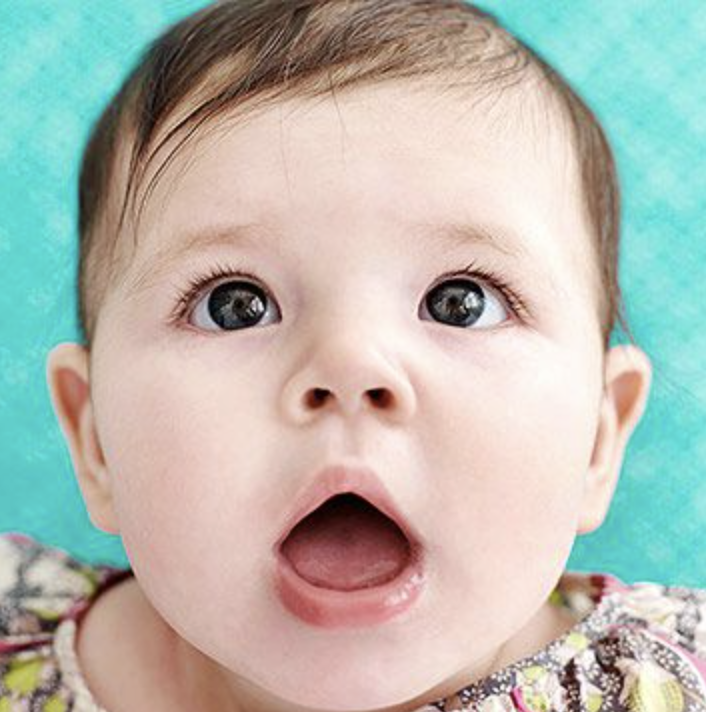
#> input picture 23_IP/lab12/baby.png, 706 x 712 px
$ python test.py
#> lines starting #> are read from the running program, lines starting #| are printed output that depends on the picture
import numpy as np
import cv2

def convert_uint8(src):
    return np.round((((src - src.min()) / (src.max() - src.min())) * 255)).astype(np.uint8)

def my_padding(src, pad_shape, pad_type='zero'):

    # zero padding인 경우
    (h, w) = src.shape
    (p_h, p_w) = pad_shape
    pad_img = np.zeros((h + 2 * p_h, w + 2 * p_w), dtype=np.float32)
    pad_img[p_h:p_h + h, p_w:p_w + w] = src

    if pad_type == 'repetition':
        print('repetition padding')
        # up
        pad_img[:p_h, p_w:p_w + w] = src[0, :]
        # down
        pad_img[p_h + h:, p_w:p_w + w] = src[h - 1, :]
        # left
        pad_img[:, :p_w] = pad_img[:, p_w:p_w + 1]
        # right
        pad_img[:, p_w + w:] = pad_img[:, p_w + w - 1: p_w + w]
    return pad_img

def my_filtering(src, mask, pad_type='zero'):

    (h, w) = src.shape
    # mask의 크기
    (m_h, m_w) = mask.shape
    # 직접 구현한 my_padding 함수를 이용
    pad_img = my_padding(src, (m_h // 2, m_w // 2), pad_type)

    dst = np.zeros((h, w), dtype=np.float32)
    for row in range(h):
        for col in range(w):
            dst[row, col] = np.sum(pad_img[row:m_h + row, col:m_w + col] * mask)
    return dst

def my_get_Gaussian2D_mask(msize, sigma=1):

    y, x = np.mgrid[-(msize // 2) : (msize // 2) + 1, -(msize // 2) : (msize // 2) + 1]

    # 2차 gaussian mask 생성
    gaus2D = 1 / ( 2 * np.pi * sigma**2) * np.exp(-((x**2 + y**2) / (2 * sigma ** 2)))
    # mask의 총 합 = 1
    gaus2D /= np.sum(gaus2D)
    return gaus2D

def get_DoG_filter_by_expression(fsize, sigma):

    y, x = np.mgrid[-(fsize // 2): (fsize // 2) + 1, -(fsize // 2): (fsize // 2) + 1]

    DoG_x = (-x / 2 * np.pi * sigma ** 4) * np.exp(-((x ** 2 + y ** 2) / (2 * sigma ** 2)))
    DoG_y = (-y / 2 * np.pi * sigma ** 4) * np.exp(-((x ** 2 + y ** 2) / (2 * sigma ** 2)))

    return DoG_y, DoG_x

def my_normalize(src):
    dst = src.copy()
    dst *= 255
    dst = np.clip(dst, 0, 255)
    return dst.astype(np.uint8)

def add_gaus_noise(src, mean=0, sigma=0.1):

    #src : 0 ~ 255, dst : 0 ~ 1
#> called with mean = 0, sigma = 0.1
    dst = src/255
    h, w = dst.shape
#> h = 712; w = 706
    noise = np.random.normal(mean, sigma, size=(h, w))
    dst += noise
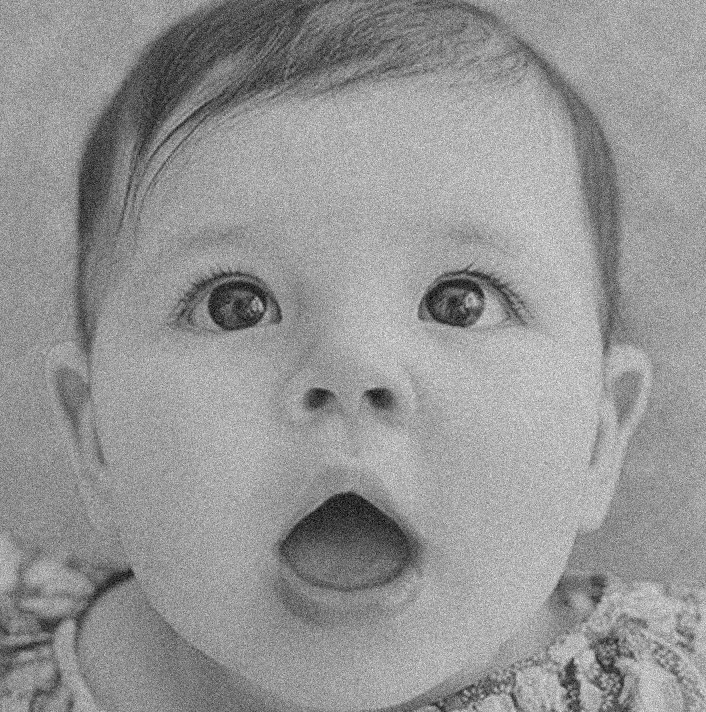
#> dst: shape (712, 706) float64; min -0.271, max 1.41, mean 0.715; drawn with min black and max white
    return my_normalize(dst)

def my_bilateral(src, msize, sigma_s, sigma_r,sigma_d, sigma_dog, pos_x, pos_y, pad_type='zero', is_dog=False):
    """

    :param src: gaussian noise가 있는 이미지
    :param msize: bilater filter의 크기
    :param sigma_s: 기준 좌표와 기준 좌표에 마스크 영역을 잡았을 때의 좌표들 간에 거리를 구할 때 사용되는 시그마
                    -> 실습 PPT 35 Page의 수식에서 첫번째 항( 각 x, y 모두 같게 설정)
    :param sigma_r: 기준 좌표에서의 픽셀 값과 기준 좌표에 마스크 영역을 잡았을 때의 좌표 값들 간에 차이를 구할 때 사용되는 시그마
                    -> 실습 PPT 35 Page의 수식에서 두번째 항
    :param sigma_d: Dog를 이용한 픽셀 값들의 차이를 구할 때 사용 -> > 실습 PPT 35 Page의 수식에서 세번째 항
    :param sigma_dog: Dog filter를 생성할 때 사용하는 sigma(신경 안써도 됨)
    :param pos_x: 관심 패치의 x좌표
    :param pos_y: 관심 패치의 y좌표
    :param pad_type: padding 유형
    :param is_dog: bilateral filtering을 할 때 Dog항의 사용 유무를 결정할 값
                    Default는 False -> 이것을 if문으로 활용하여 사용한 경우와 아닌 경우 나눌 것
    :return:
    """
#> called with msize = 15, sigma_s = 5, sigma_r = 0.25, sigma_d = 0.08, sigma_dog = 3, pos_x = 310, pos_y = 213, pad_type = 'zero'
    ############################################################
    # TODO
    # TODO my_bilateral 완성
    ############################################################

    (h, w) = src.shape # (712, 706)
#> h = 712; w = 706

    # filter size만큼의 y,x 좌표 생성
    y, x = np.mgrid[-(msize // 2): (msize // 2) + 1, -(msize // 2): (msize // 2) + 1]

    # filte size만큼 padding 이미지 생성
    img_pad = my_padding(src, (msize // 2, msize // 2), pad_type)
    # padding 폭
    (p_h, p_w) = (msize // 2, msize // 2)

    dog_1_y, dog_1_x = get_DoG_filter_by_expression(5, sigma_dog)
    dog_y_image = cv2.filter2D(src.astype(np.float32), -1, dog_1_y, borderType=cv2.BORDER_CONSTANT)
    dog_x_image = cv2.filter2D(src.astype(np.float32), -1, dog_1_x, borderType=cv2.BORDER_CONSTANT)
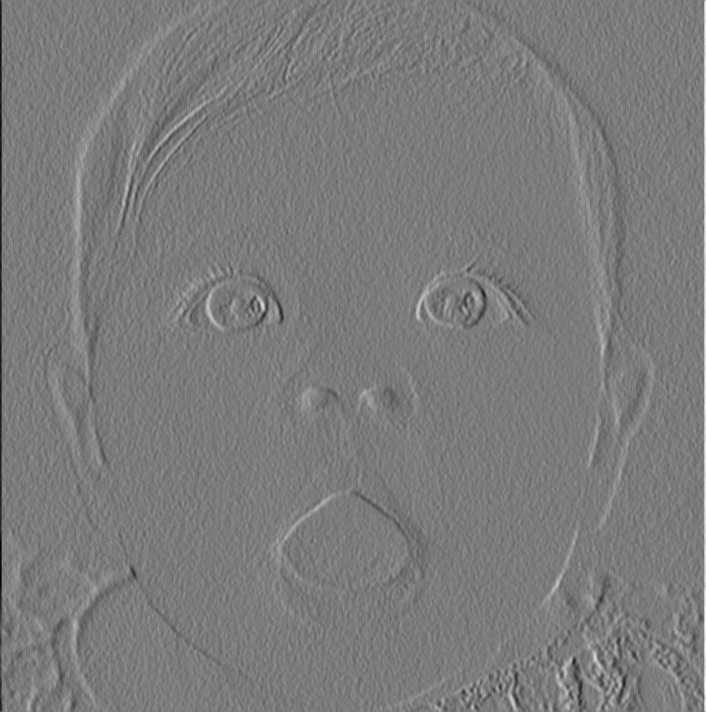
#> dog_x_image: shape (712, 706) float32; min -1342.2, max 1416.5, mean -0.4; drawn with min black and max white

    dog_img = np.sqrt(dog_x_image ** 2 + dog_y_image ** 2)
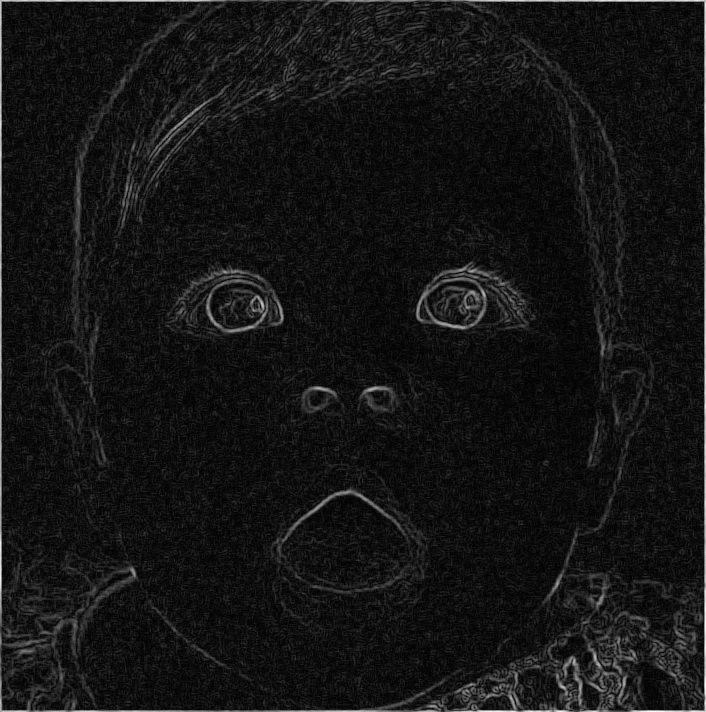
#> dog_img: shape (712, 706) float32; min 0.101, max 1417.1, mean 117.8; drawn with min black and max white
    dog_img = dog_img / dog_img.max()

    dog_pad = my_padding(dog_img, pad_shape=(p_h, p_w))
#> call 2 of my_padding, with pad_shape = (7, 7), pad_type = 'zero'
#> in my_padding (call 2), `pad_img[p_h:p_h + h, p_w:p_w + w] = src`:
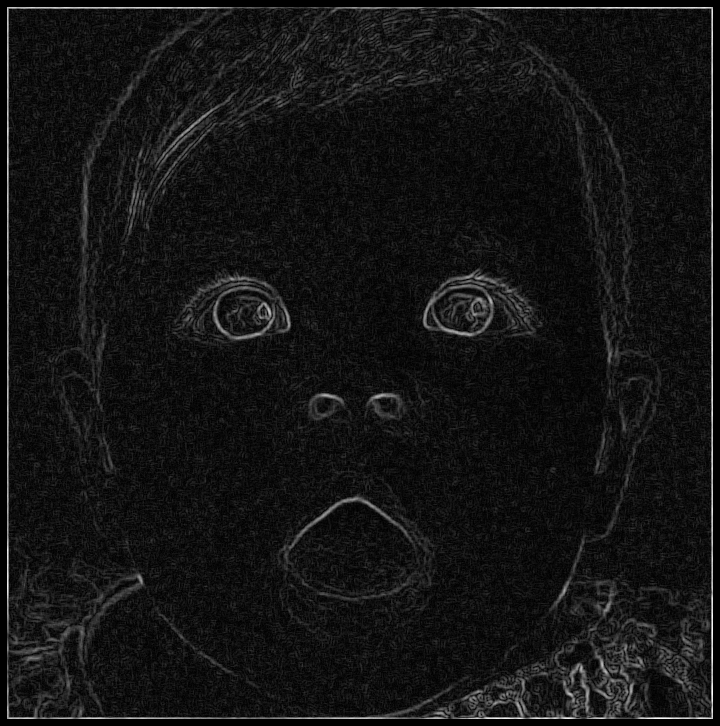
#> pad_img: shape (726, 720) float32; min 0, max 1, mean 0.0799
    # dst
    dst = np.zeros((h, w), dtype=np.float32)
    mask = np.zeros((msize, msize))

    for i in range(h):
        print('\r%d / %d ...' %(i, h), end="")
        for j in range(w):
            # 실습자료에 있는 exp 수식으로 구현
            # mask = ???
            if (is_dog):
                gau_value = np.exp((-((x * x) + (y * y))) / (2 * sigma_s * sigma_s))
                intensity_value = np.exp(-(((src[i, j] - img_pad[i:i + msize, j:j + msize]) ** 2) / (2 * (sigma_r ** 2))))
                dog_value = np.exp(-(((dog_img[i, j] - dog_pad[i:i + msize, j:j + msize]) ** 2) / (2 * (sigma_d ** 2))))
                mask = gau_value * intensity_value * dog_value
            else:
                gau_value = np.exp((-((x * x) + (y * y))) / (2 * sigma_s * sigma_s))
                intensity_value = np.exp(-(((src[i, j] - img_pad[i:i + msize, j:j + msize]) ** 2) / (2 * (sigma_r ** 2))))
                mask = gau_value * intensity_value

            # 정규화 => 합을 1로 만들기 위함.
            mask = (1 / np.sum(mask)) * mask

            if i == pos_x and j == pos_y:
                import matplotlib.pyplot as plt
                mask_visual = mask
                mask_visual = mask_visual - mask_visual.min()
                mask_visual = (mask_visual / mask_visual.max() * 255).astype(np.uint8)
                cv2.imshow('mask', mask_visual)
                img = img_pad[i:i + msize - 1, j:j + msize - 1]
                img = my_normalize(img)
                plt.imshow(img, cmap='gray')
                plt.show()
                plt.imshow(mask_visual, cmap='gray')
                plt.show()
            # 한 픽셀에 대한 mask filtering 결과를 반영한다.
            dst[i, j] = np.sum(img_pad[i: i + msize, j: j + msize] * mask)
    return dst


if __name__ == '__main__':

    src = cv2.imread('baby.png', cv2.IMREAD_GRAYSCALE)

    np.random.seed(seed=100)

    # 관심 패치의 좌표
    pos_y = 213
    pos_x = 310

    src_noise = add_gaus_noise(src, mean=0, sigma=0.1)
    src_noise = src_noise / 255
    src_noise_uint8 = convert_uint8(src_noise)

    ######################################################
    # TODO
    # TODO my_bilateral, gaussian mask 채우기
    # TODO filter size, sigma, sigma_s, sigma_r 값 채우기
    # TODO DoG를 활용하는 부분도 채우기
    # filter size와 sigma 값은 우리가 직접 실행하면서 찾으면 된다고 했던 것 같음.
    # filter size 와 sigma_s 는 아래 190번 줄에서 my_get_Gaussian2D_mask 를 호출할 때 사용한 15, 5 인 것 같음.
    # sigma_r 은 값을 넣어보며 찍었을 때 제일 비슷한 값임.
    ######################################################

    # dst = my_bilateral(src_noise, ??, sigma_s=??, sigma_r=??, sigma_d=0.08, sigma_dog=3, pos_x=pos_x, pos_y=pos_y)
    dst = my_bilateral(src_noise, 15, sigma_s=5, sigma_r=0.25, sigma_d=0.08, sigma_dog=3, pos_x=pos_x, pos_y=pos_y)
    dst = my_normalize(dst)

    # dog_dst = my_bilateral(src_noise, ??, sigma_s=??, sigma_r=??, sigma_d=0.08, sigma_dog=3,pos_x=pos_x, pos_y=pos_y,
    #                        pad_type='zero', is_dog=True)
    dog_dst = my_bilateral(src_noise, 15, sigma_s=5, sigma_r=0.25, sigma_d=0.08, sigma_dog=3,
                          pos_x=pos_x, pos_y=pos_y, pad_type='zero', is_dog=True)
    dog_dst = my_normalize(dog_dst)

    import matplotlib.pyplot as plt
    gaus2D = my_get_Gaussian2D_mask(15, sigma=5)
    plt.imshow(gaus2D, cmap='gray')
    plt.show()
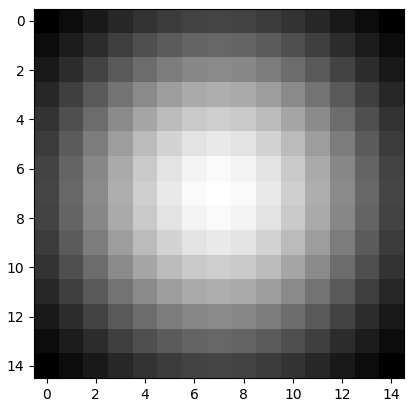
#> figure drawn by matplotlib, 1 panel
    dst_gaus2D = my_filtering(src_noise, gaus2D)
#> after the loop in my_filtering, `for row in range(h):`:
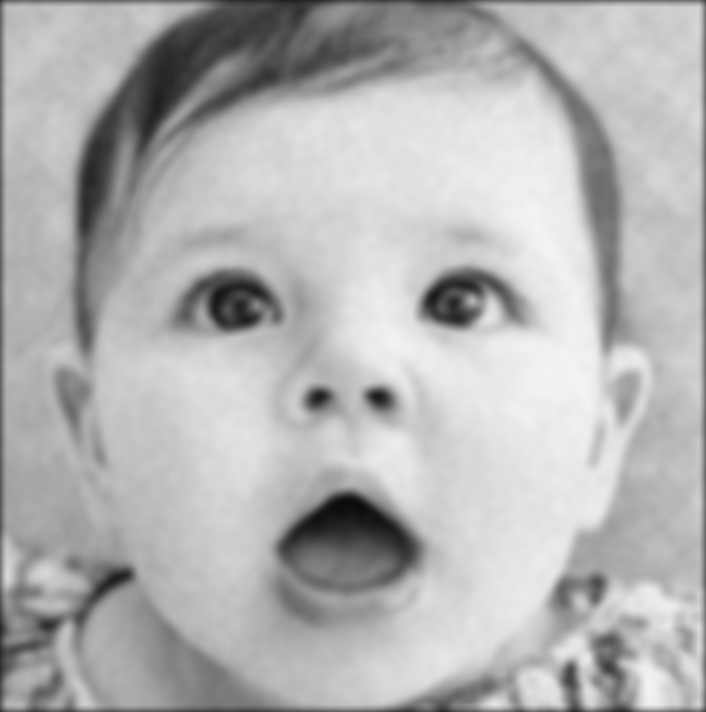
#> dst: shape (712, 706) float32; min 0.0454, max 0.958, mean 0.704
    dst_gaus2D = my_normalize(dst_gaus2D)

    # 보고서 출력용 - 주석 풀어서 확인해 볼 것
    cv2.imwrite('./save_image/baby_gaussian_noise.png', src_noise_uint8)
    cv2.imwrite('./save_image/baby_gaussian_filtering.png', dst_gaus2D)
    cv2.imwrite('./save_image/baby_my_bilateral.png', dst)
    cv2.imwrite('./save_image/baby_my_dog_bilateral.png', dog_dst)

    # stretching difference image
    image1 = cv2.imread('./save_image/baby_my_bilateral.png', cv2.IMREAD_GRAYSCALE) / 255
#> image1: shape (712, 706) float64; min 0.0392, max 0.961, mean 0.709
    image2 = cv2.imread('./save_image/baby_my_dog_bilateral.png', cv2.IMREAD_GRAYSCALE) / 255
#> image2: shape (712, 706) float64; min 0.0353, max 0.969, mean 0.709
    diff_image = image2 - image1
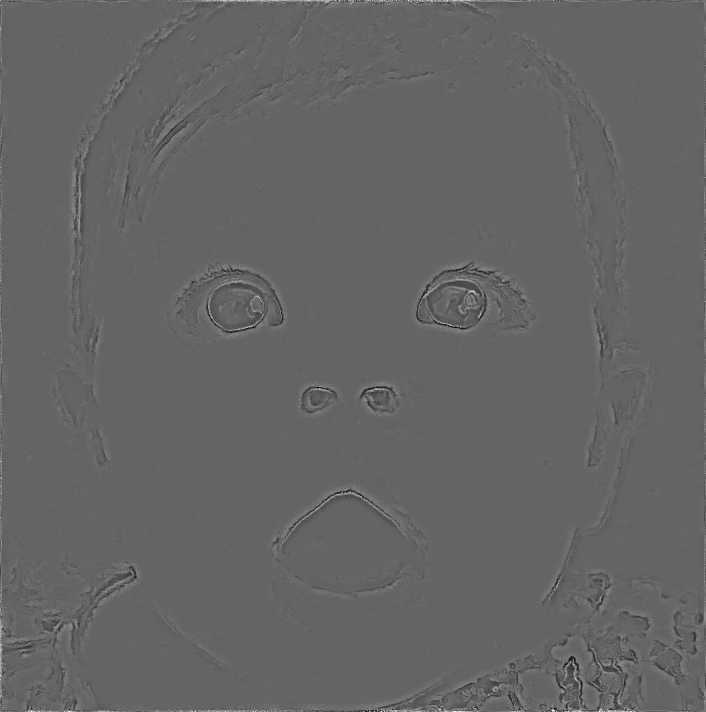
#> diff_image: shape (712, 706) float64; min -0.157, max 0.239, mean 0.000385; drawn with min black and max white
    diff_image = diff_image / diff_image.max()
    cv2.imshow('image_202102699', diff_image)
    cv2.waitKey()
    cv2.destroyAllWindows()
